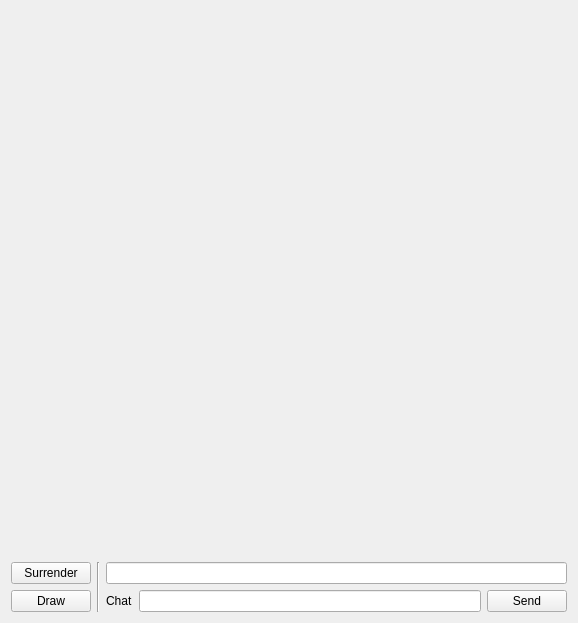
<?xml version="1.0" encoding="UTF-8"?>
<ui version="4.0">
 <class>GameWindow</class>
 <widget class="QWidget" name="GameWindow">
  <property name="geometry">
   <rect>
    <x>0</x>
    <y>0</y>
    <width>578</width>
    <height>623</height>
   </rect>
  </property>
  <property name="windowTitle">
   <string>Game</string>
  </property>
  <layout class="QVBoxLayout" name="verticalLayout">
   <item>
    <widget class="DraughtsView" name="draughtsView" native="true">
     <property name="sizePolicy">
      <sizepolicy hsizetype="Expanding" vsizetype="Expanding">
       <horstretch>0</horstretch>
       <verstretch>0</verstretch>
      </sizepolicy>
     </property>
    </widget>
   </item>
   <item>
    <layout class="QGridLayout" name="gridLayout">
     <item row="1" column="2">
      <widget class="QLabel" name="label">
       <property name="text">
        <string>Chat</string>
       </property>
      </widget>
     </item>
     <item row="0" column="1" rowspan="2">
      <widget class="Line" name="line">
       <property name="orientation">
        <enum>Qt::Vertical</enum>
       </property>
      </widget>
     </item>
     <item row="1" column="0">
      <widget class="QPushButton" name="drawButton">
       <property name="text">
        <string>Draw</string>
       </property>
      </widget>
     </item>
     <item row="0" column="0">
      <widget class="QPushButton" name="surrenderButton">
       <property name="text">
        <string>Surrender</string>
       </property>
      </widget>
     </item>
     <item row="1" column="3">
      <widget class="QLineEdit" name="sendingText"/>
     </item>
     <item row="1" column="4">
      <widget class="QPushButton" name="sendButton">
       <property name="text">
        <string>Send</string>
       </property>
       <property name="shortcut">
        <string>Return</string>
       </property>
      </widget>
     </item>
     <item row="0" column="2" colspan="3">
      <widget class="QLineEdit" name="receivedText">
       <property name="alignment">
        <set>Qt::AlignCenter</set>
       </property>
       <property name="readOnly">
        <bool>true</bool>
       </property>
      </widget>
     </item>
    </layout>
   </item>
  </layout>
  <zorder>draughtsView</zorder>
  <zorder>drawButton</zorder>
  <zorder>line</zorder>
  <zorder>draughtsView</zorder>
 </widget>
 <layoutdefault spacing="6" margin="11"/>
 <customwidgets>
  <customwidget>
   <class>DraughtsView</class>
   <extends>QWidget</extends>
   <header>DraughtsView.h</header>
   <container>1</container>
  </customwidget>
 </customwidgets>
 <resources/>
 <connections/>
</ui>
